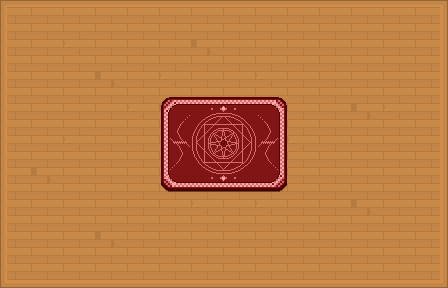

This game map was drawn from its Tiled (.tmx) file and the tilesets committed beside it. A one-line description and the trimmed map source follow:
An orthogonal 14x9 tile map with 32x32 px tiles, 2 tile layers (background, decoration), 2 tilesets and 3 objects (2x gameobject, keyitem).

<map version="1.0" orientation="orthogonal" renderorder="right-down" width="14" height="9" tilewidth="32" tileheight="32" nextobjectid="5">
 <tileset firstgid="1" name="spritesheet-tiles" tilewidth="32" tileheight="32" spacing="5" tilecount="729" columns="27">
  <image source="../images/spritesheet-tiles.png" width="1024" height="1024" />
 </tileset>
 <tileset firstgid="730" name="objects" tilewidth="96" tileheight="96" tilecount="3" columns="0">
  <tile id="0">
   <image width="96" height="96" source="../images/key-infancy.png" />
  </tile>
  <tile id="1">
   <image width="32" height="64" source="../images/lamp.png" />
  </tile>
  <tile id="2">
   <image width="64" height="64" source="../images/chair-brown.png" />
  </tile>
 </tileset>
 <layer name="background" width="14" height="9">
  <data>[126 cells, 126 non-empty, 3 distinct tile ids]</data>
 </layer>
 <layer name="decoration" width="14" height="9">
  <data>[126 cells, 54 non-empty, 20 distinct tile ids]</data>
 </layer>
 <objectgroup name="objects">
  <object id="2" name="keyitem" type="keyitem" gid="730" x="288" y="192" width="96" height="96" />
  <object id="3" name="chair-brown" type="gameobject" gid="732" x="96" y="160" width="64" height="64" />
  <object id="4" name="lamp" type="gameobject" gid="731" x="64" y="128" width="32" height="64" />
 </objectgroup>
</map>
